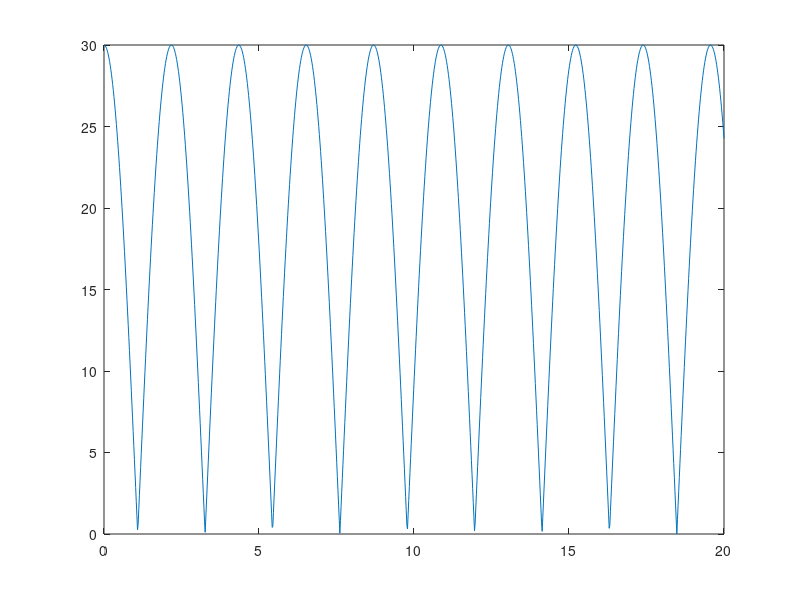

The MATLAB source for this figure: (Note: this script raises an error after producing the figure.)
close all 
clear all
f=230;
w=2*pi*f;
R=1e3
C=1e-6


%envelope detector
A=30
t=linspace(0, 20e-3, 1000);
f=230;
w=2*pi*f;
vS = A * cos(w*t);
vOhr = zeros(1, length(t));
vO = zeros(1, length(t));
vLpf = zeros(1, length(t));

tOFF = 1/w * atan(1/w/R/C);

vOnexp = A*cos(w*tOFF)*exp(-(t-tOFF)/R/C);

figure
for i=1:length(t)
  if (vS(i) > 0 || -vS(i)<0)
    vOhr(i) = vS(i);
  else
    vOhr(i) = -vS(i);
  endif
endfor

plot(t*1000, vOhr)
hold

for i=1:length(t)
  VLpf(i)=abs()
endfor

for i=1:length(t)
  if t(i) < tOFF
    vO(i) = vS(i);
  elseif vOnexp(i) > vOhr(i)
    vO(i) = vOnexp(i);
  else 
    vO(i) = vS(i);
  endif
endfor

plot(t*1000, vO)
title("Output voltage v_o(t)")
xlabel ("t[ms]")
legend("rectified","envelope")
print ("venvlope.eps", "-depsc");
